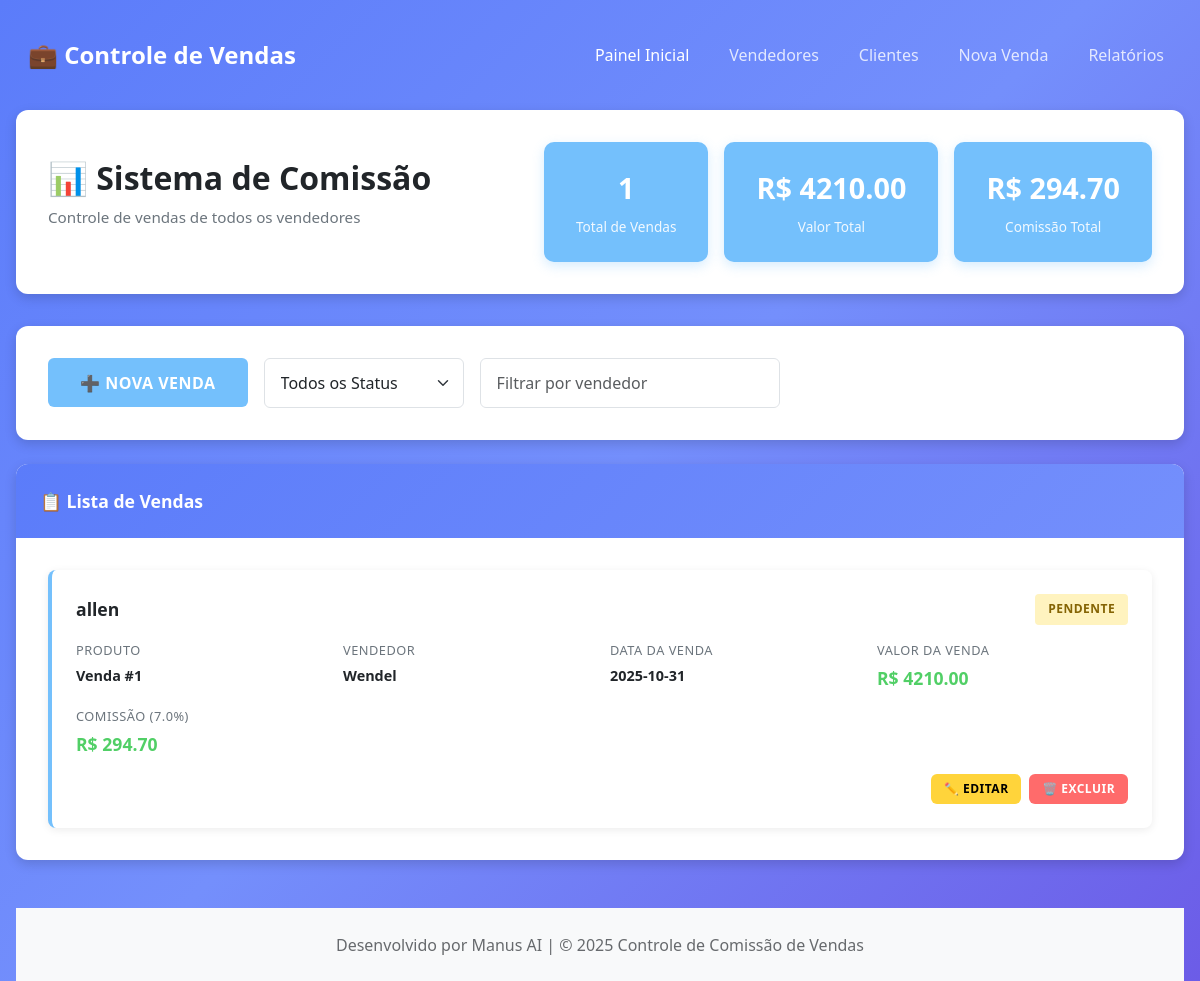
The page / on the database its author committed.
### tables this page shows
CREATE TABLE Vendas (
            id INTEGER PRIMARY KEY AUTOINCREMENT,
            vendedor_id INTEGER NOT NULL,
            cliente_id INTEGER NOT NULL,
            valor REAL NOT NULL,
            data TEXT NOT NULL,
            comissao_aplicada REAL NOT NULL,
            valor_comissao REAL NOT NULL,
            FOREIGN KEY (vendedor_id) REFERENCES Vendedores(id),
            FOREIGN KEY (cliente_id) REFERENCES Clientes(id)
        );

CREATE TABLE Clientes (
            id INTEGER PRIMARY KEY AUTOINCREMENT,
            nome TEXT NOT NULL UNIQUE,
            telefone TEXT
        );

CREATE TABLE Vendedores (
            id INTEGER PRIMARY KEY AUTOINCREMENT,
            nome TEXT NOT NULL UNIQUE,
            comissao_percentual REAL NOT NULL,
            total_vendido REAL DEFAULT 0.0,
            total_comissao REAL DEFAULT 0.0
        );

### app.py (the view)
@app.route('/')
def index():
    vendedores = db.get_all_vendedores()
    vendas = db.get_all_vendas()
    hoje = datetime.now()
    mes_atual = hoje.month
    ano_atual = hoje.year
    total_vendas_mes = 0.0
    total_comissoes_mes = 0.0
    ranking = {}
    for venda in vendas:
        data_venda = datetime.strptime(venda['data'], '%Y-%m-%d')
        if data_venda.month == mes_atual and data_venda.year == ano_atual:
            total_vendas_mes += venda['valor']
            total_comissoes_mes += venda['valor_comissao']
            vendedor = venda['vendedor_nome']
            ranking[vendedor] = ranking.get(vendedor, 0.0) + venda['valor']
    total_geral_vendas = sum(v['total_vendido'] for v in vendedores)
    ranking_sorted = sorted(ranking.items(), key=lambda item: item[1], reverse=True)[:3]
    return render_template('index.html',
                         total_vendas_mes=total_vendas_mes,
                         total_comissoes_mes=total_comissoes_mes,
                         total_geral_vendas=total_geral_vendas,
                         ranking=ranking_sorted,
                         vendas=vendas) # Adicionando a lista de vendas para o template index.html

### database.py (called while the page is built)
def get_db_connection():
    conn = sqlite3.connect(DATABASE_NAME)
    conn.row_factory = sqlite3.Row
    return conn

def get_all_vendedores():
    conn = get_db_connection()
    vendedores = conn.execute("SELECT * FROM Vendedores ORDER BY nome").fetchall()
    conn.close()
    return [dict(vendedor) for vendedor in vendedores]

def get_all_vendas():
    conn = get_db_connection()
    vendas = conn.execute("""
        SELECT
            Vendas.id, Vendas.valor, Vendas.data, Vendas.comissao_aplicada, Vendas.valor_comissao,
            Vendedores.nome AS vendedor_nome, Vendedores.id AS vendedor_id,
            Clientes.nome AS cliente_nome
        FROM Vendas
        JOIN Vendedores ON Vendas.vendedor_id = Vendedores.id
        JOIN Clientes ON Vendas.cliente_id = Clientes.id
        ORDER BY Vendas.data DESC
    """).fetchall()
    conn.close()
    return [dict(venda) for venda in vendas]

### templates/index.html (shortened to what this page needs)
{% extends "base.html" %}
{% block content %}
<div class="header-card">
    <div class="header-title">
        <h1>📊 Sistema de Comissão</h1>
        <p>Controle de vendas de todos os vendedores</p>
    </div>
    <div class="header-stats">
        <div class="stat-box">
            <div class="stat-value">{{ vendas|length }}</div>
            <div class="stat-label">Total de Vendas</div>
        </div>
        <div class="stat-box">
            <div class="stat-value">R$ {{ "%.2f"|format(total_geral_vendas) }}</div>
            <div class="stat-label">Valor Total</div>
        </div>
        <div class="stat-box">
            <div class="stat-value">R$ {{ "%.2f"|format(total_comissoes_mes) }}</div>
            <div class="stat-label">Comissão Total</div>
        </div>
    </div>
</div>
<div class="card mb-4">
    <div class="card-body" style="display: flex; gap: 1rem; flex-wrap: wrap; align-items: center;">
        <a href="/vendas" class="btn btn-primary btn-lg">
            ➕ NOVA VENDA
        </a>
        <select class="form-select" style="max-width: 200px;" id="filterStatus">
            <option value="">Todos os Status</option>
        </select>
        <input type="text" class="form-control" placeholder="Filtrar por vendedor" style="max-width: 300px;" id="filterSeller">
    </div>
</div>
<div class="card">
    <div class="card-header">
        📋 Lista de Vendas
    </div>
    <div class="card-body">
        {% if vendas %}
            <div class="sales-list">
                {% for venda in vendas %}
                    <div class="sale-item">
                        <div class="sale-header">
                            <div class="sale-customer">{{ venda.cliente_nome }}</div>
                            <span class="sale-status pending">PENDENTE</span>
                        </div>
                        <div class="sale-details">
                            <div class="sale-detail">
                                <span class="sale-detail-label">Produto</span>
                                <span class="sale-detail-value">Venda #{{ venda.id }}</span>
                            </div>
                            <div class="sale-detail">
                                <span class="sale-detail-label">Vendedor</span>
                                <span class="sale-detail-value">{{ venda.vendedor_nome }}</span>
                            </div>
                            <div class="sale-detail">
                                <span class="sale-detail-label">Data da Venda</span>
                                <span class="sale-detail-value">{{ venda.data }}</span>
                            </div>
                            <div class="sale-detail">
                                <span class="sale-detail-label">Valor da Venda</span>
                                <span class="sale-detail-value amount">R$ {{ "%.2f"|format(venda.valor) }}</span>
                            </div>
                            <div class="sale-detail">
                                <span class="sale-detail-label">Comissão ({{ "%.1f"|format(venda.comissao_aplicada) }}%)</span>
                                <span class="sale-detail-value amount">R$ {{ "%.2f"|format(venda.valor_comissao) }}</span>
                            </div>
                        </div>
                        <div class="sale-actions">
                            <button class="btn btn-warning btn-sm" onclick="editVenda({{ venda.id }}, '{{ venda.vendedor_nome }}', '{{ venda.cliente_nome }}', {{ venda.valor }}, {{ venda.comissao_aplicada }})">
                                ✏️ EDITAR
                            </button>
                            <button class="btn btn-danger btn-sm" onclick="deleteVenda({{ venda.id }})">
                                🗑️ EXCLUIR
                            </button>
                        </div>
                    </div>
                {% endfor %}
            </div>
        {% else %}
            <p class="text-muted text-center" style="padding: 2rem;">Nenhuma venda registrada</p>
        {% endif %}
    </div>
</div>
{% endblock %}

### static/css/style.css (style rules this page uses)
:root { --primary-color: #5b7cfa; --primary-dark: #4c63d2; --secondary-color: #748ffc; --success-color: #51cf66; --danger-color: #ff6b6b; --warning-color: #ffd43b; --info-color: #74c0fc; --light-color: #f8f9fa; --dark-color: #212529; --border-radius: 12px; --box-shadow: 0 4px 12px rgba(0, 0, 0, 0.15); --gradient-bg: linear-gradient(135deg, #5b7cfa 0%, #748ffc 100%); }
* { margin: 0; padding: 0; box-sizing: border-box; }
html, body { height: 100%; }
body { font-family: 'Segoe UI', 'Roboto', 'Oxygen', 'Ubuntu', 'Cantarell', sans-serif; background: linear-gradient(135deg, #5b7cfa 0%, #748ffc 50%, #6c5ce7 100%); color: var(--dark-color); min-height: 100vh; padding: 2rem 1rem; }
.card { border: none; border-radius: var(--border-radius); box-shadow: var(--box-shadow); transition: transform 0.3s ease, box-shadow 0.3s ease; background: white; overflow: hidden; }
.card-header { background: var(--gradient-bg); color: white; border: none; font-weight: 600; padding: 1.5rem; font-size: 1.1rem; }
.card-body { padding: 2rem; }
.header-card { background: white; border-radius: var(--border-radius); padding: 2rem; margin-bottom: 2rem; box-shadow: var(--box-shadow); display: flex; justify-content: space-between; align-items: center; flex-wrap: wrap; gap: 2rem; }
.header-title h1 { font-size: 2rem; font-weight: 700; color: var(--dark-color); margin-bottom: 0.5rem; }
.header-title p { color: #6c757d; font-size: 0.95rem; }
.header-stats { display: flex; gap: 1rem; flex-wrap: wrap; }
.stat-box { background: var(--info-color); color: white; padding: 1.5rem 2rem; border-radius: 10px; text-align: center; min-width: 150px; box-shadow: 0 4px 12px rgba(116, 192, 252, 0.3); }
.stat-box .stat-value { font-size: 1.8rem; font-weight: 700; margin-bottom: 0.5rem; }
.stat-box .stat-label { font-size: 0.85rem; opacity: 0.9; }
.sales-list { display: flex; flex-direction: column; gap: 1rem; }
.sale-item { background: white; border-left: 4px solid var(--info-color); border-radius: 8px; padding: 1.5rem; box-shadow: 0 2px 8px rgba(0, 0, 0, 0.08); transition: all 0.3s ease; }
.sale-header { display: flex; justify-content: space-between; align-items: center; margin-bottom: 1rem; flex-wrap: wrap; gap: 1rem; }
.sale-customer { font-weight: 700; font-size: 1.1rem; color: var(--dark-color); }
.sale-status { display: inline-block; padding: 0.4rem 0.8rem; border-radius: 4px; font-size: 0.75rem; font-weight: 600; text-transform: uppercase; letter-spacing: 0.5px; }
.sale-status.pending { background: #fff3bf; color: #856404; }
.sale-details { display: grid; grid-template-columns: repeat(auto-fit, minmax(200px, 1fr)); gap: 1rem; margin-bottom: 1rem; font-size: 0.9rem; }
.sale-detail { display: flex; flex-direction: column; }
.sale-detail-label { color: #6c757d; font-size: 0.8rem; text-transform: uppercase; letter-spacing: 0.5px; margin-bottom: 0.3rem; }
.sale-detail-value { font-weight: 600; color: var(--dark-color); }
.sale-detail-value.amount { color: var(--success-color); font-size: 1.1rem; }
.sale-actions { display: flex; gap: 0.5rem; justify-content: flex-end; }
.btn { border: none; border-radius: 6px; font-weight: 600; padding: 0.6rem 1.5rem; transition: all 0.3s ease; text-transform: uppercase; font-size: 0.85rem; letter-spacing: 0.5px; cursor: pointer; display: inline-flex; align-items: center; gap: 0.5rem; }
.btn-primary { background: var(--info-color); color: white; }
.btn-danger { background: var(--danger-color); color: white; }
.btn-warning { background: var(--warning-color); color: #000; }
.btn-lg { padding: 0.8rem 2rem; font-size: 1rem; }
.btn-sm { padding: 0.4rem 0.8rem; font-size: 0.75rem; }
.form-control, .form-select { border: 1px solid #dee2e6; border-radius: 6px; padding: 0.75rem 1rem; font-size: 1rem; transition: border-color 0.3s ease, box-shadow 0.3s ease; }
.mb-4 { margin-bottom: 2rem; }
.card { animation: fadeIn 0.3s ease; }

### rows shown on the page
Vendas: cliente_nome "allen", id "1", vendedor_nome "Wendel", data "2025-10-31", valor "4210.00", comissao_aplicada "7.0", valor_comissao "294.70"

### other values the page prints
{{ vendas|length }} "1"
{{ "%.2f"|format(total_geral_vendas) }} "4210.00"
{{ "%.2f"|format(total_comissoes_mes) }} "294.70"
